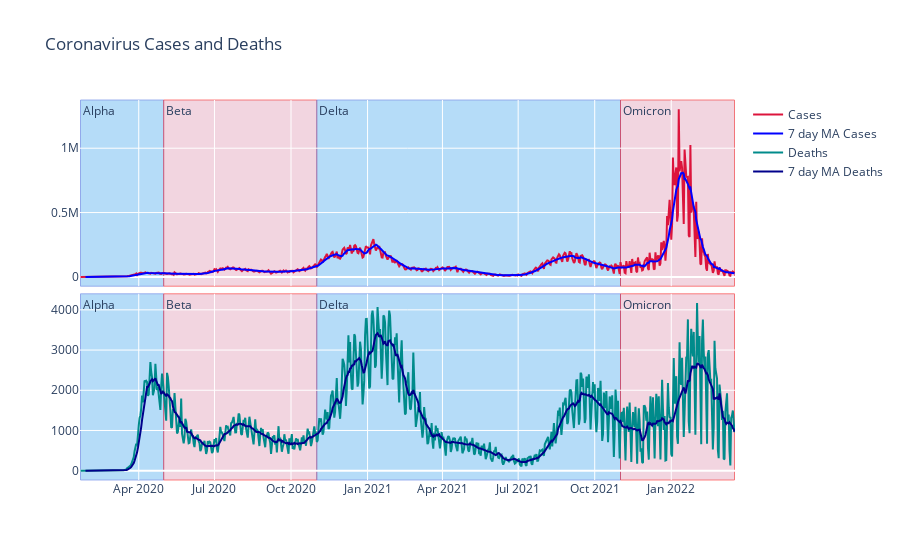

The notebook cell saved with this chart:
### Markdown cell above
# Graphing and Mapping the Clean Data and Transformations

### Code cell
fig = make_subplots(rows=2, cols=1, shared_xaxes = True, vertical_spacing=0.02)


fig.add_trace(go.Scatter(x = grouped_covid.index, y = grouped_covid.new_case, name = "Cases", 
                         line=dict(color="crimson"), hovertemplate="%{y}<br>"),
             row = 1, col = 1)

fig.add_trace(go.Scatter(x = grouped_covid.index, y = grouped_covid.cases7MA, name = "7 day MA Cases",
                        line=dict(color="blue"), text = grouped_covid.Mortality_Rate,
                         hovertemplate="%{y}<br><br>" + "Daily Mortality Rate: %{text:.2%} <br>"),
             row = 1, col = 1)

fig.add_trace(go.Scatter(x = grouped_covid.index, y = grouped_covid.new_death, name = "Deaths",
                        line=dict(color="darkcyan"), hovertemplate="%{y}<br>"),
             row = 2, col = 1)

fig.add_trace(go.Scatter(x = grouped_covid.index, y = grouped_covid.death7MA, name = "7 day MA Deaths",
                        line=dict(color="darkblue"), text = grouped_covid.Mortality_Rate,
                        hovertemplate="%{y}<br><br>" + "Daily Mortality Rate: %{text:.2%} <br>"),
             row = 2, col = 1)

fig.update_xaxes(title = None)
fig.update_yaxes(title = None)

fig.update_layout(hovermode="x unified",
                 showlegend=True,
                 title = "Coronavirus Cases and Deaths")

#fig.update_traces(hovertemplate='Cases: %{grouped_covid.new_case} <br>Deaths: %{grouped_covid.new_death}') #

#extends the hoverline option to both subplots but removes the vertical rectangles
#fig.update_traces(xaxis='x1')

#Alpha variant of Coronavirus
fig.add_vrect(type="rect",
    x0="2020-01-22", x1="2020-05-01",
    line=dict(
        color="RoyalBlue",
        width=1,
    ),
    fillcolor="LightSkyBlue", 
    opacity = 0.5,
    layer = "below",
    annotation_text="Alpha",
    annotation_position="top left"
)

#Beta variant of Coronavirus
fig.add_vrect(type="rect",
    x0="2020-05-01", x1="2020-11-01",
    line=dict(
        color="Red",
        width=1,
    ),
    fillcolor="Pink", 
    opacity = 0.5,
    layer = "below",
    annotation_text="Beta",
    annotation_position="top left"
)

#Delta variant of Coronavirus
fig.add_vrect(type="rect",
    x0="2020-11-01", x1="2021-11-01",
    line=dict(
        color="RoyalBlue",
        width=1,
    ),
    fillcolor="LightSkyBlue", 
    opacity = 0.5,
    layer = "below",
    annotation_text="Delta",
    annotation_position="top left"
)

#Omicron variant of Coronavirus
x1 = str(grouped_covid.index.max())

fig.add_vrect(type="rect",
    x0="2021-11-01", x1=x1,
    line=dict(
        color="red",
        width=1,
    ),
    fillcolor="Pink", 
    opacity = 0.5,
    layer = "below",
    annotation_text="Omicron",
    annotation_position="top left"
)

fig.show()

print("Centers for Disease Control and Prevention, COVID-19 Response. \nCOVID-19 Case Surveillance Public Data Access, Summary, and Limitations")

### Figure 1 — Plotly figure (JSON) as saved in the notebook; plotly's stock layout.template omitted (floating-point values rounded to 4 significant figures; data arrays with more than 128 entries replaced by an {"elided": "..."} marker saying what was removed)
{"data": [{"hovertemplate": "%{y}<br>", "line": {"color": "crimson"}, "name": "Cases", "type": "scatter", "x": {"elided": "787 str values"}, "xaxis": "x", "y": {"elided": "787 int values"}, "yaxis": "y"}, {"hovertemplate": "%{y}<br><br>Daily Mortality Rate: %{text:.2%} <br>", "line": {"color": "blue"}, "name": "7 day MA Cases", "text": {"elided": "787 float values"}, "type": "scatter", "x": {"elided": "787 str values"}, "xaxis": "x", "y": {"elided": "787 float values"}, "yaxis": "y"}, {"hovertemplate": "%{y}<br>", "line": {"color": "darkcyan"}, "name": "Deaths", "type": "scatter", "x": {"elided": "787 str values"}, "xaxis": "x2", "y": {"elided": "787 int values"}, "yaxis": "y2"}, {"hovertemplate": "%{y}<br><br>Daily Mortality Rate: %{text:.2%} <br>", "line": {"color": "darkblue"}, "name": "7 day MA Deaths", "text": {"elided": "787 float values"}, "type": "scatter", "x": {"elided": "787 str values"}, "xaxis": "x2", "y": {"elided": "787 float values"}, "yaxis": "y2"}], "layout": {"annotations": [{"showarrow": false, "text": "Alpha", "x": "2020-01-22", "xanchor": "left", "xref": "x", "y": 1, "yanchor": "top", "yref": "y domain"}, {"showarrow": false, "text": "Alpha", "x": "2020-01-22", "xanchor": "left", "xref": "x2", "y": 1, "yanchor": "top", "yref": "y2 domain"}, {"showarrow": false, "text": "Beta", "x": "2020-05-01", "xanchor": "left", "xref": "x", "y": 1, "yanchor": "top", "yref": "y domain"}, {"showarrow": false, "text": "Beta", "x": "2020-05-01", "xanchor": "left", "xref": "x2", "y": 1, "yanchor": "top", "yref": "y2 domain"}, {"showarrow": false, "text": "Delta", "x": "2020-11-01", "xanchor": "left", "xref": "x", "y": 1, "yanchor": "top", "yref": "y domain"}, {"showarrow": false, "text": "Delta", "x": "2020-11-01", "xanchor": "left", "xref": "x2", "y": 1, "yanchor": "top", "yref": "y2 domain"}, {"showarrow": false, "text": "Omicron", "x": "2021-11-01", "xanchor": "left", "xref": "x", "y": 1, "yanchor": "top", "yref": "y domain"}, {"showarrow": false, "text": "Omicron", "x": "2021-11-01", "xanchor": "left", "xref": "x2", "y": 1, "yanchor": "top", "yref": "y2 domain"}], "hovermode": "x unified", "shapes": [{"fillcolor": "LightSkyBlue", "layer": "below", "line": {"color": "RoyalBlue", "width": 1}, "opacity": 0.5, "type": "rect", "x0": "2020-01-22", "x1": "2020-05-01", "xref": "x", "y0": 0, "y1": 1, "yref": "y domain"}, {"fillcolor": "LightSkyBlue", "layer": "below", "line": {"color": "RoyalBlue", "width": 1}, "opacity": 0.5, "type": "rect", "x0": "2020-01-22", "x1": "2020-05-01", "xref": "x2", "y0": 0, "y1": 1, "yref": "y2 domain"}, {"fillcolor": "Pink", "layer": "below", "line": {"color": "Red", "width": 1}, "opacity": 0.5, "type": "rect", "x0": "2020-05-01", "x1": "2020-11-01", "xref": "x", "y0": 0, "y1": 1, "yref": "y domain"}, {"fillcolor": "Pink", "layer": "below", "line": {"color": "Red", "width": 1}, "opacity": 0.5, "type": "rect", "x0": "2020-05-01", "x1": "2020-11-01", "xref": "x2", "y0": 0, "y1": 1, "yref": "y2 domain"}, {"fillcolor": "LightSkyBlue", "layer": "below", "line": {"color": "RoyalBlue", "width": 1}, "opacity": 0.5, "type": "rect", "x0": "2020-11-01", "x1": "2021-11-01", "xref": "x", "y0": 0, "y1": 1, "yref": "y domain"}, {"fillcolor": "LightSkyBlue", "layer": "below", "line": {"color": "RoyalBlue", "width": 1}, "opacity": 0.5, "type": "rect", "x0": "2020-11-01", "x1": "2021-11-01", "xref": "x2", "y0": 0, "y1": 1, "yref": "y2 domain"}, {"fillcolor": "Pink", "layer": "below", "line": {"color": "red", "width": 1}, "opacity": 0.5, "type": "rect", "x0": "2021-11-01", "x1": "2022-03-18 00:00:00", "xref": "x", "y0": 0, "y1": 1, "yref": "y domain"}, {"fillcolor": "Pink", "layer": "below", "line": {"color": "red", "width": 1}, "opacity": 0.5, "type": "rect", "x0": "2021-11-01", "x1": "2022-03-18 00:00:00", "xref": "x2", "y0": 0, "y1": 1, "yref": "y2 domain"}], "showlegend": true, "title": {"text": "Coronavirus Cases and Deaths"}, "xaxis": {"anchor": "y", "domain": [0, 1], "matches": "x2", "showticklabels": false, "title": {}}, "xaxis2": {"anchor": "y2", "domain": [0, 1], "title": {}}, "yaxis": {"anchor": "x", "domain": [0.51, 1], "title": {}}, "yaxis2": {"anchor": "x2", "domain": [0, 0.49], "title": {}}}}
